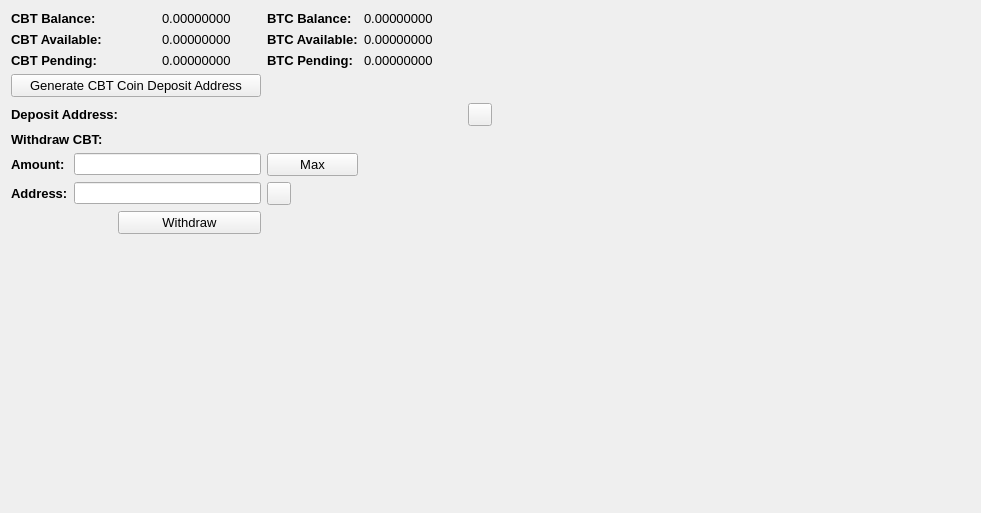
     <widget class="QWidget" name="BalanceTab">
      <attribute name="title">
       <string>Balance</string>
      </attribute>
      <layout class="QGridLayout" name="gridLayout_2">
       <item row="0" column="0" colspan="2">
        <widget class="QLabel" name="label_11">
         <property name="font">
          <font>
           <pointsize>10</pointsize>
           <weight>75</weight>
           <bold>true</bold>
          </font>
         </property>
         <property name="text">
          <string>CBT Balance:</string>
         </property>
        </widget>
       </item>
       <item row="0" column="3">
        <widget class="QLabel" name="CBTBalanceLabel">
         <property name="font">
          <font>
           <pointsize>10</pointsize>
          </font>
         </property>
         <property name="text">
          <string>0.00000000</string>
         </property>
         <property name="textInteractionFlags">
          <set>Qt::LinksAccessibleByMouse|Qt::TextSelectableByMouse</set>
         </property>
        </widget>
       </item>
       <item row="0" column="4">
        <widget class="QLabel" name="label_12">
         <property name="font">
          <font>
           <pointsize>10</pointsize>
           <weight>75</weight>
           <bold>true</bold>
          </font>
         </property>
         <property name="text">
          <string>BTC Balance:</string>
         </property>
        </widget>
       </item>
       <item row="0" column="5">
        <widget class="QLabel" name="BitcoinBalanceLabel">
         <property name="font">
          <font>
           <pointsize>10</pointsize>
          </font>
         </property>
         <property name="text">
          <string>0.00000000</string>
         </property>
         <property name="textInteractionFlags">
          <set>Qt::LinksAccessibleByMouse|Qt::TextSelectableByMouse</set>
         </property>
        </widget>
       </item>
       <item row="0" column="7" rowspan="10">
        <spacer name="horizontalSpacer_4">
         <property name="orientation">
          <enum>Qt::Horizontal</enum>
         </property>
         <property name="sizeHint" stdset="0">
          <size>
           <width>478</width>
           <height>488</height>
          </size>
         </property>
        </spacer>
       </item>
       <item row="1" column="0" colspan="2">
        <widget class="QLabel" name="label_13">
         <property name="font">
          <font>
           <pointsize>10</pointsize>
           <weight>75</weight>
           <bold>true</bold>
          </font>
         </property>
         <property name="text">
          <string>CBT Available:</string>
         </property>
        </widget>
       </item>
       <item row="1" column="3">
        <widget class="QLabel" name="CBTAvailableLabel_2">
         <property name="font">
          <font>
           <pointsize>10</pointsize>
          </font>
         </property>
         <property name="text">
          <string>0.00000000</string>
         </property>
         <property name="textInteractionFlags">
          <set>Qt::LinksAccessibleByMouse|Qt::TextSelectableByMouse</set>
         </property>
        </widget>
       </item>
       <item row="1" column="4">
        <widget class="QLabel" name="label_15">
         <property name="font">
          <font>
           <pointsize>10</pointsize>
           <weight>75</weight>
           <bold>true</bold>
          </font>
         </property>
         <property name="text">
          <string>BTC Available:</string>
         </property>
        </widget>
       </item>
       <item row="1" column="5">
        <widget class="QLabel" name="BitcoinAvailableLabel">
         <property name="font">
          <font>
           <pointsize>10</pointsize>
          </font>
         </property>
         <property name="text">
          <string>0.00000000</string>
         </property>
         <property name="textInteractionFlags">
          <set>Qt::LinksAccessibleByMouse|Qt::TextSelectableByMouse</set>
         </property>
        </widget>
       </item>
       <item row="2" column="0" colspan="2">
        <widget class="QLabel" name="label_14">
         <property name="font">
          <font>
           <pointsize>10</pointsize>
           <weight>75</weight>
           <bold>true</bold>
          </font>
         </property>
         <property name="text">
          <string>CBT Pending:</string>
         </property>
        </widget>
       </item>
       <item row="2" column="3">
        <widget class="QLabel" name="CBTPendingLabel">
         <property name="font">
          <font>
           <pointsize>10</pointsize>
          </font>
         </property>
         <property name="text">
          <string>0.00000000</string>
         </property>
         <property name="textInteractionFlags">
          <set>Qt::LinksAccessibleByMouse|Qt::TextSelectableByMouse</set>
         </property>
        </widget>
       </item>
       <item row="2" column="4">
        <widget class="QLabel" name="label_31">
         <property name="font">
          <font>
           <pointsize>10</pointsize>
           <weight>75</weight>
           <bold>true</bold>
          </font>
         </property>
         <property name="text">
          <string>BTC Pending:</string>
         </property>
        </widget>
       </item>
       <item row="2" column="5">
        <widget class="QLabel" name="BitcoinPendingLabel">
         <property name="font">
          <font>
           <pointsize>10</pointsize>
          </font>
         </property>
         <property name="text">
          <string>0.00000000</string>
         </property>
         <property name="textInteractionFlags">
          <set>Qt::LinksAccessibleByMouse|Qt::TextSelectableByMouse</set>
         </property>
        </widget>
       </item>
       <item row="3" column="0" colspan="4">
        <widget class="QPushButton" name="GenDepositBTN">
         <property name="font">
          <font>
           <pointsize>10</pointsize>
          </font>
         </property>
         <property name="text">
          <string>Generate CBT Coin Deposit Address</string>
         </property>
        </widget>
       </item>
       <item row="4" column="0" colspan="3">
        <widget class="QLabel" name="label_33">
         <property name="font">
          <font>
           <pointsize>10</pointsize>
           <weight>75</weight>
           <bold>true</bold>
          </font>
         </property>
         <property name="text">
          <string>Deposit Address:</string>
         </property>
        </widget>
       </item>
       <item row="4" column="3" colspan="3">
        <widget class="QLabel" name="DepositAddressLabel">
         <property name="minimumSize">
          <size>
           <width>300</width>
           <height>0</height>
          </size>
         </property>
         <property name="palette">
          <palette>
           <active>
            <colorrole role="WindowText">
             <brush brushstyle="SolidPattern">
              <color alpha="255">
               <red>0</red>
               <green>0</green>
               <blue>0</blue>
              </color>
             </brush>
            </colorrole>
            <colorrole role="Text">
             <brush brushstyle="SolidPattern">
              <color alpha="255">
               <red>0</red>
               <green>0</green>
               <blue>255</blue>
              </color>
             </brush>
            </colorrole>
           </active>
           <inactive>
            <colorrole role="WindowText">
             <brush brushstyle="SolidPattern">
              <color alpha="255">
               <red>0</red>
               <green>0</green>
               <blue>0</blue>
              </color>
             </brush>
            </colorrole>
            <colorrole role="Text">
             <brush brushstyle="SolidPattern">
              <color alpha="255">
               <red>0</red>
               <green>0</green>
               <blue>255</blue>
              </color>
             </brush>
            </colorrole>
           </inactive>
           <disabled>
            <colorrole role="WindowText">
             <brush brushstyle="SolidPattern">
              <color alpha="255">
               <red>120</red>
               <green>120</green>
               <blue>120</blue>
              </color>
             </brush>
            </colorrole>
            <colorrole role="Text">
             <brush brushstyle="SolidPattern">
              <color alpha="255">
               <red>120</red>
               <green>120</green>
               <blue>120</blue>
              </color>
             </brush>
            </colorrole>
           </disabled>
          </palette>
         </property>
         <property name="font">
          <font>
           <pointsize>10</pointsize>
           <weight>75</weight>
           <bold>true</bold>
          </font>
         </property>
         <property name="text">
          <string/>
         </property>
         <property name="alignment">
          <set>Qt::AlignRight|Qt::AlignTrailing|Qt::AlignVCenter</set>
         </property>
         <property name="textInteractionFlags">
          <set>Qt::LinksAccessibleByMouse|Qt::TextSelectableByKeyboard|Qt::TextSelectableByMouse</set>
         </property>
        </widget>
       </item>
       <item row="4" column="6">
        <widget class="QToolButton" name="DepositCopyButton">
         <property name="toolTip">
          <string>Copy to clipboard</string>
         </property>
         <property name="text">
          <string/>
         </property>
         <property name="icon">
          <iconset resource="../bitcoin.qrc">
           <normaloff>:/icons/editcopy</normaloff>:/icons/editcopy</iconset>
         </property>
         <property name="shortcut">
          <string>Alt+P</string>
         </property>
        </widget>
       </item>
       <item row="5" column="0" colspan="2">
        <widget class="QLabel" name="label_34">
         <property name="font">
          <font>
           <pointsize>10</pointsize>
           <weight>75</weight>
           <bold>true</bold>
          </font>
         </property>
         <property name="text">
          <string>Withdraw CBT:</string>
         </property>
        </widget>
       </item>
       <item row="6" column="0">
        <widget class="QLabel" name="label_26">
         <property name="font">
          <font>
           <pointsize>10</pointsize>
           <weight>75</weight>
           <bold>true</bold>
          </font>
         </property>
         <property name="text">
          <string>Amount:</string>
         </property>
        </widget>
       </item>
       <item row="6" column="1" colspan="3">
        <widget class="QLineEdit" name="WithdrawUnitsInput">
         <property name="font">
          <font>
           <pointsize>9</pointsize>
           <weight>75</weight>
           <bold>true</bold>
          </font>
         </property>
         <property name="text">
          <string/>
         </property>
        </widget>
       </item>
       <item row="6" column="4">
        <widget class="QPushButton" name="Withdraw_Max_Amount">
         <property name="font">
          <font>
           <pointsize>10</pointsize>
          </font>
         </property>
         <property name="text">
          <string>Max</string>
         </property>
        </widget>
       </item>
       <item row="7" column="0">
        <widget class="QLabel" name="label_10">
         <property name="font">
          <font>
           <pointsize>10</pointsize>
           <weight>75</weight>
           <bold>true</bold>
          </font>
         </property>
         <property name="text">
          <string>Address:</string>
         </property>
        </widget>
       </item>
       <item row="7" column="1" colspan="3">
        <widget class="QLineEdit" name="WithdrawAddress">
         <property name="font">
          <font>
           <pointsize>9</pointsize>
           <weight>75</weight>
           <bold>true</bold>
          </font>
         </property>
        </widget>
       </item>
       <item row="7" column="4">
        <widget class="QToolButton" name="WithdrawPasteButton">
         <property name="toolTip">
          <string>Paste from clipboard</string>
         </property>
         <property name="text">
          <string/>
         </property>
         <property name="icon">
          <iconset resource="../bitcoin.qrc">
           <normaloff>:/icons/editpaste</normaloff>:/icons/editpaste</iconset>
         </property>
         <property name="shortcut">
          <string>Alt+P</string>
         </property>
        </widget>
       </item>
       <item row="8" column="2" colspan="2">
        <widget class="QPushButton" name="WithdrawUnitsBtn">
         <property name="font">
          <font>
           <pointsize>10</pointsize>
          </font>
         </property>
         <property name="text">
          <string>Withdraw</string>
         </property>
        </widget>
       </item>
       <item row="9" column="0" colspan="6">
        <spacer name="verticalSpacer">
         <property name="orientation">
          <enum>Qt::Vertical</enum>
         </property>
         <property name="sizeHint" stdset="0">
          <size>
           <width>428</width>
           <height>262</height>
          </size>
         </property>
        </spacer>
       </item>
      </layout>
      <zorder>label_31</zorder>
      <zorder>label_15</zorder>
      <zorder>label_12</zorder>
      <zorder>label_14</zorder>
      <zorder>label_13</zorder>
      <zorder>label_11</zorder>
      <zorder>BitcoinBalanceLabel</zorder>
      <zorder>CBTBalanceLabel</zorder>
      <zorder>CBTAvailableLabel_2</zorder>
      <zorder>CBTPendingLabel</zorder>
      <zorder>BitcoinAvailableLabel</zorder>
      <zorder>BitcoinPendingLabel</zorder>
      <zorder>label_33</zorder>
      <zorder>GenDepositBTN</zorder>
      <zorder>DepositAddressLabel</zorder>
      <zorder>Withdraw_Max_Amount</zorder>
      <zorder>label_34</zorder>
      <zorder>WithdrawUnitsInput</zorder>
      <zorder>label_10</zorder>
      <zorder>label_26</zorder>
      <zorder>WithdrawAddress</zorder>
      <zorder>WithdrawUnitsBtn</zorder>
      <zorder>horizontalSpacer_4</zorder>
      <zorder>verticalSpacer</zorder>
      <zorder>WithdrawPasteButton</zorder>
      <zorder>DepositCopyButton</zorder>
     </widget>
